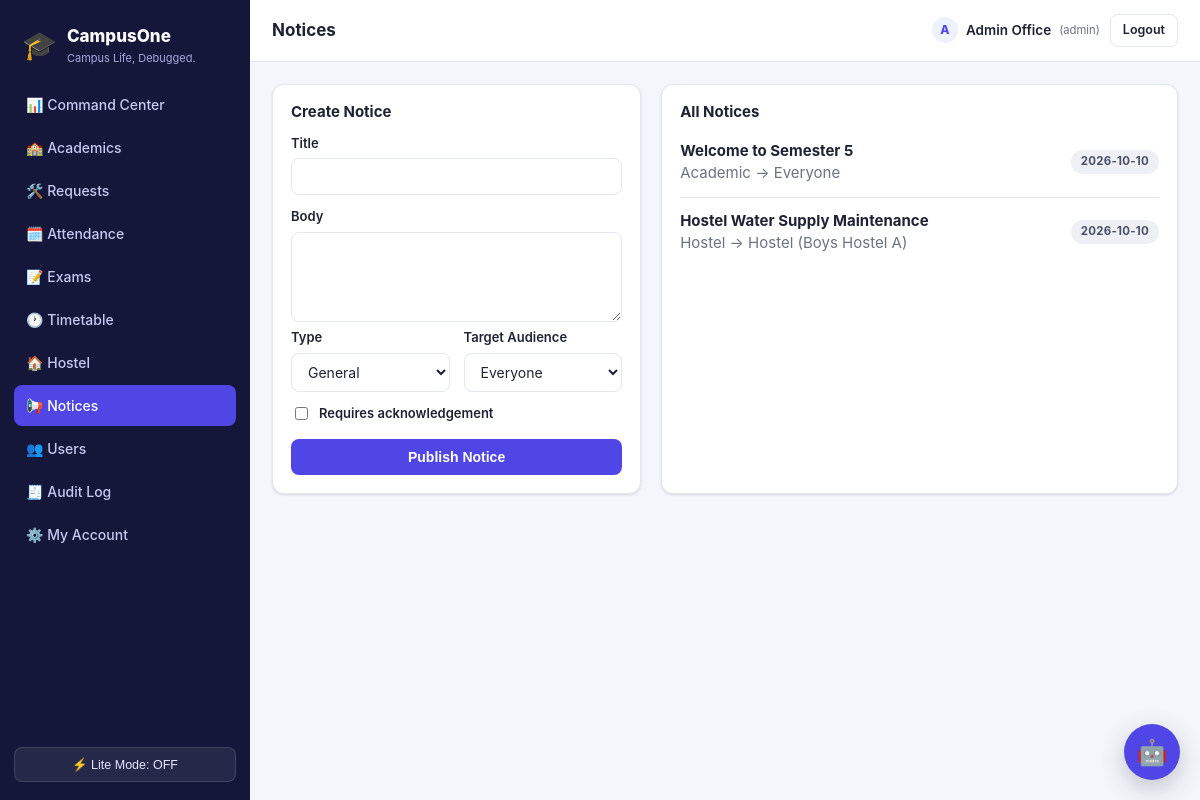
Page /admin/notices (signed in) on the committed database.
### tables this page shows
CREATE TABLE notices (
    id INTEGER PRIMARY KEY AUTOINCREMENT,
    title TEXT NOT NULL,
    body TEXT,
    notice_type TEXT DEFAULT 'General',
    target_audience TEXT DEFAULT 'Everyone',
    target_value TEXT,
    requires_ack INTEGER DEFAULT 0,
    created_by INTEGER REFERENCES users(id),
    created_at TEXT DEFAULT (datetime('now'))
);

### blueprints/admin.py (the view, shortened to what this page needs)
@bp.route("/notices", methods=["GET", "POST"])
@role_required("admin")
def notices():
    rows = query_db("SELECT * FROM notices ORDER BY created_at DESC")
    branches = query_db("SELECT code, name FROM branches")
    hostels = query_db("SELECT name FROM hostels")
    return render_template("admin/notices.html", notices=rows, branches=branches, hostels=hostels)

### utils/auth_utils.py (called while the page is built)
def role_required(*roles):
    def decorator(view):
        @functools.wraps(view)
        def wrapped(**kwargs):
            if session.get("user_id") is None:
                return redirect(url_for("auth.login", next=request.path))
            if session.get("role") not in roles:
                abort(403)
            return view(**kwargs)
        return wrapped
    return decorator

def gen_csrf_token():
    if "csrf_token" not in session:
        session["csrf_token"] = secrets.token_hex(16)
    return session["csrf_token"]

### utils/db.py (called while the page is built)
def get_db():
    if "db" not in g:
        g.db = sqlite3.connect(current_app.config["DATABASE"], detect_types=sqlite3.PARSE_DECLTYPES)
        g.db.row_factory = sqlite3.Row
        g.db.execute("PRAGMA foreign_keys = ON")
    return g.db

def query_db(query, args=(), one=False):
    cur = get_db().execute(query, args)
    rv = cur.fetchall()
    cur.close()
    return (rv[0] if rv else None) if one else rv

### templates/admin/notices.html (shortened to what this page needs)
{% extends "base.html" %}
{% block page_title %}Notices{% endblock %}
{% block content %}
<div class="grid" style="grid-template-columns: 1fr 1.4fr; gap:20px;">
  <div class="card">
    <h3>Create Notice</h3>
    <form method="post">
      <label>Title</label>
      <input type="text" name="title" required>
      <label>Body</label>
      <textarea name="body" required></textarea>
      <div class="form-row">
        <div>
          <label>Type</label>
          <select name="notice_type">
            <option>General</option><option>Academic</option><option>Department</option><option>Branch</option>
          </select>
        </div>
        <div>
          <label>Target Audience</label>
          <select name="target_audience" id="target_audience" onchange="document.getElementById('target_value_wrap').style.display = this.value === 'Everyone' ? 'none' : 'block';">
            <option value="Everyone">Everyone</option>
          </select>
        </div>
      </div>
      <div class="checkbox-row">
        <input type="checkbox" name="requires_ack" id="requires_ack">
        <label for="requires_ack" style="margin:0;">Requires acknowledgement</label>
      </div>
      <button type="submit" class="btn btn-primary btn-block" style="margin-top:16px;">Publish Notice</button>
    </form>
  </div>
  <div class="card">
    <h3>All Notices</h3>
    {% for n in notices %}
    <div class="list-item">
      <div><strong>{{ n.title }}</strong><br><span class="muted">{{ n.notice_type }} → {{ n.target_audience }}{% if n.target_value %} ({{ n.target_value }}){% endif %}</span></div>
      <span class="badge badge-neutral">{{ n.created_at[:10] }}</span>
    </div>
    {% else %}<p class="muted">No notices yet.</p>{% endfor %}
  </div>
</div>
{% endblock %}

### static/css/style.css (style rules this page uses)
:root { --bg: #f4f6fb; --surface: #ffffff; --surface-2: #f8f9fc; --border: #e4e7f0; --text: #1e2233; --text-muted: #6b7280; --primary: #4f46e5; --primary-dark: #4338ca; --primary-light: #eef2ff; --success: #16a34a; --success-bg: #ecfdf3; --warning: #d97706; --warning-bg: #fffbeb; --danger: #dc2626; --danger-bg: #fef2f2; --info: #0891b2; --info-bg: #ecfeff; --radius: 12px; --radius-sm: 8px; --shadow: 0 1px 2px rgba(16,24,40,.06), 0 1px 3px rgba(16,24,40,.08); --sidebar-w: 250px; }
* { box-sizing: border-box; }
html, body { height: 100%; }
body { margin: 0; font-family: -apple-system, BlinkMacSystemFont, "Segoe UI", Roboto, Helvetica, Arial, sans-serif; background: var(--bg); color: var(--text); font-size: 15px; line-height: 1.5; }
h1, h2, h3, h4 { margin: 0 0 .4em; font-weight: 700; line-height: 1.25; }
.muted { color: var(--text-muted); }
.grid { display: grid; gap: 16px; }
.card { background: var(--surface); border: 1px solid var(--border); border-radius: var(--radius); padding: 18px; box-shadow: var(--shadow); }
.card h3 { font-size: 15px; }
.badge { display: inline-block; padding: 3px 10px; border-radius: 999px; font-size: 11.5px; font-weight: 700; text-transform: uppercase; letter-spacing: .02em; }
.badge-neutral { background: #eef0f6; color: #4b5165; }
.btn { display: inline-flex; align-items: center; justify-content: center; gap: 6px; padding: 9px 16px; border-radius: var(--radius-sm); font-size: 14px; font-weight: 600; border: 1px solid transparent; cursor: pointer; text-decoration: none; }
.btn-primary { background: var(--primary); color: #fff; }
.btn-block { width: 100%; }
form label { display: block; font-size: 13px; font-weight: 600; margin: 12px 0 5px; }
form label:first-child { margin-top: 0; }
input, select, textarea { width: 100%; padding: 9px 12px; border: 1px solid var(--border); border-radius: var(--radius-sm); font-size: 14px; font-family: inherit; background: var(--surface); color: var(--text); }
textarea { min-height: 90px; resize: vertical; }
.form-row { display: grid; grid-template-columns: 1fr 1fr; gap: 14px; }
.checkbox-row { display: flex; align-items: center; gap: 8px; margin-top: 12px; }
.checkbox-row input { width: auto; }
.list-item { display: flex; justify-content: space-between; align-items: center; padding: 12px 0; border-bottom: 1px solid var(--border); gap: 12px; }
.list-item:last-child { border-bottom: none; }

### rows in the picture
notices: title "Welcome to Semester 5", notice_type "Academic", target_audience "Everyone", created_at "2026-10-10"
notices: title "Hostel Water Supply Maintenance", notice_type "Hostel", target_audience "Hostel", target_value "Boys Hostel A", created_at "2026-10-10"

### other values in the picture
{{ app_name }} "CampusOne"
{{ tagline }} "Campus Life, Debugged."
{{ '🐢 Lite Mode: ON' if lite_mode else '⚡ Lite Mode: OFF' }} "⚡ Lite Mode: OFF"
{{ session.name[0]|upper }} "A"
{{ session.name }} "Admin Office"
{{ session.role }} "admin"
